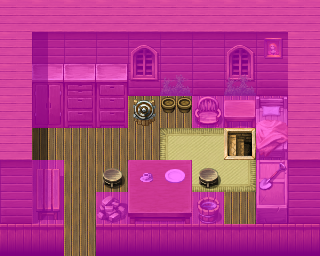

A 2D game scene composited from a Tiled map and its tileset images. What follows is a short description and the map's XML, with each tile layer's data collapsed to a summary:
An orthogonal 10x8 tile map with 32x32 px tiles, 5 tile layers (Ground, Objects, Objects_replace, Above, ...), 19 tilesets and 4 objects (2x mapchange, key, replace).

<map version="1.0" orientation="orthogonal" width="10" height="8" tilewidth="32" tileheight="32">
    <tileset firstgid="1" name="map_10" tilewidth="32" tileheight="32">
        <image source="../drawable/map_10.png" width="256" height="256" />
    </tileset>
    <tileset firstgid="65" name="map_28" tilewidth="32" tileheight="32">
        <image source="../drawable/map_28.png" width="256" height="256" />
    </tileset>
    <tileset firstgid="129" name="map_15" tilewidth="32" tileheight="32">
        <image source="../drawable/map_15.png" width="256" height="256" />
    </tileset>
    <tileset firstgid="193" name="map_25" tilewidth="32" tileheight="32">
        <image source="../drawable/map_25.png" width="256" height="256" />
    </tileset>
    <tileset firstgid="257" name="map_18" tilewidth="32" tileheight="32">
        <image source="../drawable/map_18.png" width="256" height="256" />
    </tileset>
    <tileset firstgid="321" name="map_14" tilewidth="32" tileheight="32">
        <image source="../drawable/map_14.png" width="256" height="256" />
    </tileset>
    <tileset firstgid="385" name="map_9" tilewidth="32" tileheight="32">
        <image source="../drawable/map_9.png" width="256" height="256" />
    </tileset>
    <tileset firstgid="449" name="map_8" tilewidth="32" tileheight="32">
        <image source="../drawable/map_8.png" width="256" height="256" />
    </tileset>
    <tileset firstgid="513" name="map_20" tilewidth="32" tileheight="32">
        <image source="../drawable/map_20.png" width="256" height="256" />
    </tileset>
    <tileset firstgid="577" name="map_22" tilewidth="32" tileheight="32">
        <image source="../drawable/map_22.png" width="256" height="256" />
    </tileset>
    <tileset firstgid="641" name="map_11" tilewidth="32" tileheight="32">
        <image source="../drawable/map_11.png" width="256" height="256" />
    </tileset>
    <tileset firstgid="705" name="map_3" tilewidth="32" tileheight="32">
        <image source="../drawable/map_3.png" width="256" height="256" />
    </tileset>
    <tileset firstgid="769" name="map_21" tilewidth="32" tileheight="32">
        <image source="../drawable/map_21.png" width="256" height="256" />
    </tileset>
    <tileset firstgid="833" name="map_12" tilewidth="32" tileheight="32">
        <image source="../drawable/map_12.png" width="256" height="256" />
    </tileset>
    <tileset firstgid="897" name="map_7" tilewidth="32" tileheight="32">
        <image source="../drawable/map_7.png" width="256" height="256" />
    </tileset>
    <tileset firstgid="961" name="map_1" tilewidth="32" tileheight="32">
        <image source="../drawable/map_1.png" width="256" height="256" />
    </tileset>
    <tileset firstgid="1025" name="map_13" tilewidth="32" tileheight="32">
        <image source="../drawable/map_13.png" width="256" height="256" />
    </tileset>
    <tileset firstgid="1089" name="map_0" tilewidth="32" tileheight="32">
        <image source="../drawable/map_0.png" width="256" height="256" />
    </tileset>
    <tileset firstgid="1153" name="map_2" tilewidth="32" tileheight="32">
        <image source="../drawable/map_2.png" width="256" height="256" />
    </tileset>
    <layer name="Ground" width="10" height="8">
        <data>[80 cells, 80 non-empty, 18 distinct tile ids]</data>
    </layer>
    <layer name="Objects" width="10" height="8">
        <data>[80 cells, 25 non-empty, 21 distinct tile ids]</data>
    </layer>
    <layer name="Objects_replace" width="10" height="8">
        <data>[80 cells, 1 non-empty, 1 distinct tile ids]</data>
    </layer>
    <layer name="Above" width="10" height="8">
        <data>[80 cells, 8 non-empty, 4 distinct tile ids]</data>
    </layer>
    <layer name="Walkable" width="10" height="8">
        <data>[80 cells, 64 non-empty, 1 distinct tile ids]</data>
    </layer>
    <objectgroup name="Mapevents">
        <object name="entrance" type="mapchange" x="64" y="224" width="32" height="32">
            <properties>
                <property name="map" value="fallhaven_ne" />
                <property name="place" value="gravedigger" />
            </properties>
        </object>
    </objectgroup>
    <objectgroup name="Mapevents2">
        <properties>
            <property name="active" value="false" />
        </properties>
        <object name="hatchway" type="mapchange" x="224" y="128" width="32" height="32">
            <properties>
                <property name="map" value="guildbrig1" />
                <property name="place" value="ladder" />
            </properties>
        </object>
    </objectgroup>
    <objectgroup name="Spawn" />
    <objectgroup name="Keys">
        <object name="Hatchlever" type="key" x="128" y="96" width="32" height="32">
            <properties>
                <property name="phrase" value="guild02_hatchlever" />
                <property name="requireId" value="thieves_hidden" />
                <property name="requireType" value="questProgress" />
                <property name="requireValue" value="10" />
            </properties>
        </object>
    </objectgroup>
    <objectgroup name="Replace">
        <object name="Thieves02:50" type="replace" x="224" y="128" width="32" height="32">
            <properties>
                <property name="Objects" value="Objects_replace" />
                <property name="requireId" value="Thieves02" />
                <property name="requireType" value="questProgress" />
                <property name="requireValue" value="50" />
            </properties>
        </object>
    </objectgroup>
</map>
